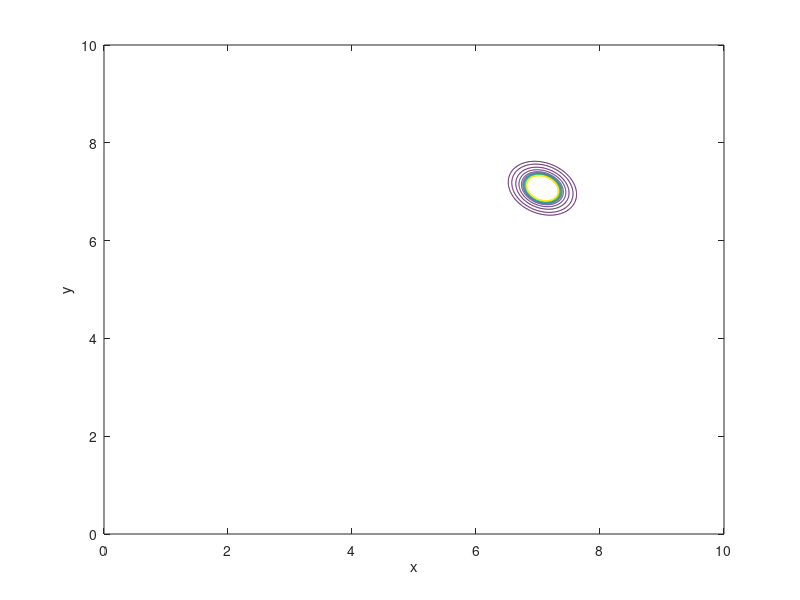

The MATLAB source for this figure:
r = 10;
theta = pi/4;
var_theta = deg2rad(5)^2;
var_r = 0.01^2;

Sigma_sensor = r*r*var_theta*var_theta/2*[2*sin(theta)^2 -sin(2*theta); -sin(2*theta) 2*cos(theta)^2]+...
    var_r*var_r/2 * [2*cos(theta)^2 sin(2*theta); sin(2*theta) 2*sin(theta)^2];
mu = [cos(theta)*r sin(theta)*r];

Sigma_robot = [0.1^2 0.0^2; 0.0^2 0.1^2];

Sigma =  Sigma_sensor + Sigma_robot;

x1 = 0:0.01:10; x2=0:0.01:10;

[X1,X2] = meshgrid(x1,x2);
F = mvnpdf([X1(:) X2(:)],mu,Sigma);
F = reshape(F,length(x2),length(x1));

mvncdf([0 0],[1 1],mu,Sigma);
contour(x1,x2,F,[.0001 .001 .01 .05:.1:.95 .99 .999 .9999]);
xlabel('x'); ylabel('y');
%line([0 0 1 1 0],[1 0 0 1 1],'linestyle','--','color','k');